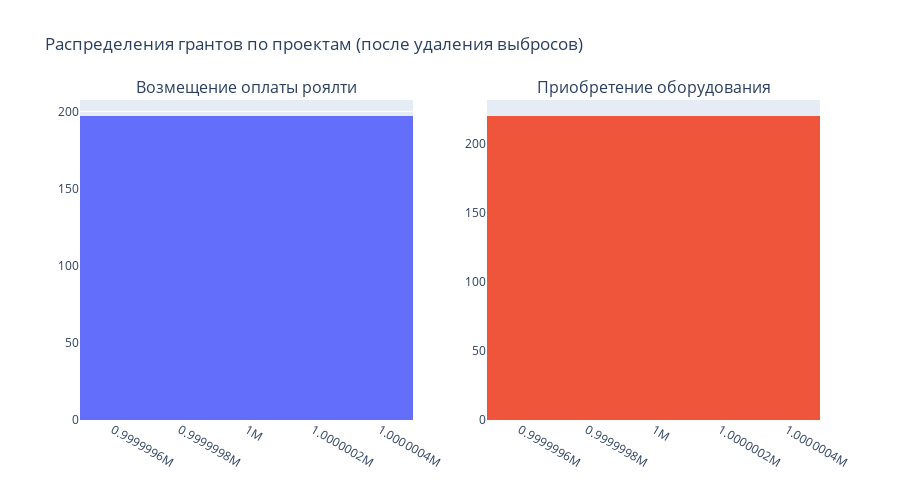

Notebook code for this chart:
### Markdown cell above
#### 3.5.2. Проект 1 - Возмещение оплаты роялти; Проект 2 - Приобретение оборудования

Распределения практически идентичны, но при этом для Проекта 1 48% данных были определены как выбросы и удалены, а для Проекта 2 процент удаленных данных составил 44%.

Получен выскоий уровень p-value, что говорит о равенстве средних, но слишком большой процент данных был удален.

### Code cell
projects = list(df_no_outliers['project_name'].unique())

fig = make_subplots(rows=1,
                    cols=2,
                    shared_yaxes=False,
                    subplot_titles=['Возмещение оплаты роялти', 'Приобретение оборудования'])

fig.append_trace(go.Histogram(x=df_no_outliers[df_no_outliers['project_name'] == 'Возмещение оплаты роялти']['amount'],
                              name='Возмещение оплаты роялти'), 
                              1, 1)

fig.append_trace(go.Histogram(x=df_no_outliers[df_no_outliers['project_name'] == 'Приобретение оборудования']['amount'],
                              name='Приобретение оборудования'),
                              1, 2)

fig.update_layout(title='Распределения грантов по проектам (после удаления выбросов)',
                  height=500,
                  coloraxis=dict(colorscale='Bluered_r'),
                  showlegend=False)
fig.show()

display(Image(filename='img/royalty_equipment.png', width=800))

### Figure 1 — Plotly figure (JSON) as saved in the notebook; plotly's stock layout.template omitted (floating-point values rounded to 4 significant figures; data arrays with more than 128 entries replaced by an {"elided": "..."} marker saying what was removed)
{"data": [{"name": "Возмещение оплаты роялти", "type": "histogram", "x": {"elided": "197 int values"}, "xaxis": "x", "yaxis": "y"}, {"name": "Приобретение оборудования", "type": "histogram", "x": {"elided": "220 int values"}, "xaxis": "x2", "yaxis": "y2"}], "layout": {"annotations": [{"font": {"size": 16}, "showarrow": false, "text": "Возмещение оплаты роялти", "x": 0.225, "xanchor": "center", "xref": "paper", "y": 1, "yanchor": "bottom", "yref": "paper"}, {"font": {"size": 16}, "showarrow": false, "text": "Приобретение оборудования", "x": 0.775, "xanchor": "center", "xref": "paper", "y": 1, "yanchor": "bottom", "yref": "paper"}], "coloraxis": {"colorscale": [[0, "rgb(255,0,0)"], [1, "rgb(0,0,255)"]]}, "height": 500, "showlegend": false, "title": {"text": "Распределения грантов по проектам (после удаления выбросов)"}, "xaxis": {"anchor": "y", "domain": [0, 0.45]}, "xaxis2": {"anchor": "y2", "domain": [0.55, 1]}, "yaxis": {"anchor": "x", "domain": [0, 1]}, "yaxis2": {"anchor": "x2", "domain": [0, 1]}}}
